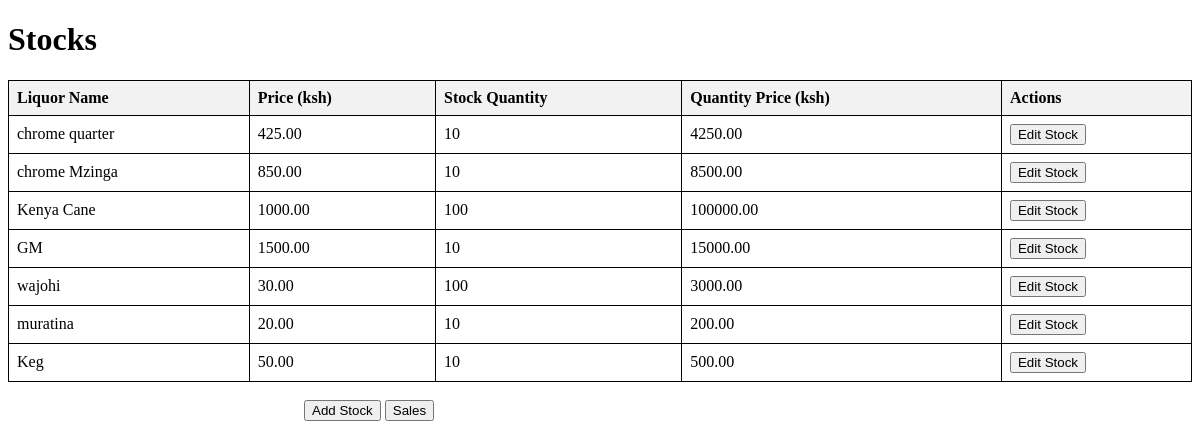
Screenshot of /stocks/ with the database file from the repository.
### stocks/models.py (models this page shows, shortened)
class LiquorStock(models.Model):
    liquor_name = models.CharField(max_length=255)
    price = models.DecimalField(max_digits=10, decimal_places=2)
    stock_quantity = models.PositiveIntegerField()
    quantity_price = models.DecimalField(max_digits=12, decimal_places=2,default=0)

### stocks/views.py (the view)
# urls.py: path('', include('stocks.urls')),
def stocks(request):
    liquor_stocks = LiquorStock.objects.all()
    for liquor in liquor_stocks:
        liquor.quantity_price = liquor.stock_quantity * liquor.price
        liquor.save()
    return render(request, 'stocks.html',{'liquor_stocks': liquor_stocks})

### stocks/Templates/stocks.html (shortened to what this page needs)
<!DOCTYPE html>
<html lang="en">
<head>
</head>
<body>
    <h1>Stocks</h1>
    <table>
        <thead>
            <tr>
                <th>Liquor Name</th>
                <th>Price (ksh)</th>
                <th>Stock Quantity</th>
                <th>Quantity Price (ksh)</th>
                <th>Actions</th>
            </tr>
        </thead>
        <tbody>
            {% for liquor in liquor_stocks %}
                <tr>
                    <td>{{ liquor.liquor_name }}</td>
                    <td>{{ liquor.price }}</td>
                    <td>{{ liquor.stock_quantity }}</td>
                    <td>{{ liquor.quantity_price }}</td>
                    <td>
                        <a href="{% url 'edit_stock' id=liquor.id %}"><button>Edit Stock</button></a>
                    </td>
                </tr>
            {% endfor %}
        </tbody>
    </table>
    <div class="center"><br>
       <a href="{%url 'add_stock'%}"><button>Add Stock</button></a>
       <a href="{% url 'sales' %}" ><button>Sales</button></a>
    </div>
</body>
</html>

### stocks/Templates/stocks.html (style rules this page uses)
table { width: 100%; border-collapse: collapse; }
th, td { border: 1px solid black; padding: 8px; text-align: left; }
th { background-color: #f2f2f2; }
.center { display: block; margin-left: auto; margin-right: auto; width: 50%; }

### rows the page displays
LiquorStock: liquor_name "chrome quarter", price "425.00", stock_quantity "10", quantity_price "4250.00"
LiquorStock: liquor_name "chrome Mzinga", price "850.00", stock_quantity "10", quantity_price "8500.00"
LiquorStock: liquor_name "Kenya Cane", price "1000.00", stock_quantity "100", quantity_price "100000.00"
LiquorStock: liquor_name "GM", price "1500.00", stock_quantity "10", quantity_price "15000.00"
LiquorStock: liquor_name "wajohi", price "30.00", stock_quantity "100", quantity_price "3000.00"
LiquorStock: liquor_name "muratina", price "20.00", stock_quantity "10", quantity_price "200.00"
LiquorStock: liquor_name "Keg", price "50.00", stock_quantity "10", quantity_price "500.00"
